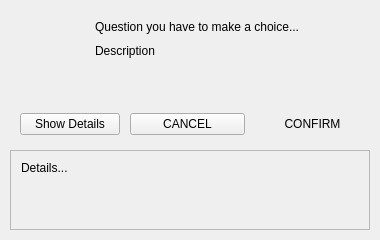
<?xml version="1.0" encoding="UTF-8"?>
<ui version="4.0">
 <class>MessageBoxQuestion</class>
 <widget class="QDialog" name="MessageBoxQuestion">
  <property name="geometry">
   <rect>
    <x>0</x>
    <y>0</y>
    <width>380</width>
    <height>240</height>
   </rect>
  </property>
  <property name="sizePolicy">
   <sizepolicy hsizetype="Fixed" vsizetype="Fixed">
    <horstretch>0</horstretch>
    <verstretch>0</verstretch>
   </sizepolicy>
  </property>
  <property name="windowTitle">
   <string>Title</string>
  </property>
  <layout class="QVBoxLayout" name="verticalLayout">
   <property name="spacing">
    <number>0</number>
   </property>
   <property name="leftMargin">
    <number>0</number>
   </property>
   <property name="topMargin">
    <number>0</number>
   </property>
   <property name="rightMargin">
    <number>0</number>
   </property>
   <property name="bottomMargin">
    <number>0</number>
   </property>
   <item>
    <widget class="QWidget" name="verticalWidget" native="true">
     <property name="minimumSize">
      <size>
       <width>0</width>
       <height>0</height>
      </size>
     </property>
     <layout class="QHBoxLayout" name="horizontalLayout_2">
      <property name="spacing">
       <number>20</number>
      </property>
      <property name="leftMargin">
       <number>20</number>
      </property>
      <property name="topMargin">
       <number>20</number>
      </property>
      <property name="rightMargin">
       <number>20</number>
      </property>
      <property name="bottomMargin">
       <number>20</number>
      </property>
      <item alignment="Qt::AlignLeft|Qt::AlignTop">
       <widget class="QLabel" name="labelIcon">
        <property name="minimumSize">
         <size>
          <width>55</width>
          <height>55</height>
         </size>
        </property>
        <property name="maximumSize">
         <size>
          <width>55</width>
          <height>55</height>
         </size>
        </property>
        <property name="text">
         <string/>
        </property>
        <property name="pixmap">
         <pixmap resource="armory.qrc">:/resources/notification_question.png</pixmap>
        </property>
        <property name="scaledContents">
         <bool>false</bool>
        </property>
        <property name="alignment">
         <set>Qt::AlignHCenter|Qt::AlignTop</set>
        </property>
       </widget>
      </item>
      <item>
       <widget class="QWidget" name="verticalWidget1" native="true">
        <property name="sizePolicy">
         <sizepolicy hsizetype="Expanding" vsizetype="Preferred">
          <horstretch>0</horstretch>
          <verstretch>0</verstretch>
         </sizepolicy>
        </property>
        <layout class="QVBoxLayout" name="verticalLayout_2">
         <property name="spacing">
          <number>10</number>
         </property>
         <property name="leftMargin">
          <number>0</number>
         </property>
         <property name="topMargin">
          <number>0</number>
         </property>
         <property name="rightMargin">
          <number>0</number>
         </property>
         <property name="bottomMargin">
          <number>0</number>
         </property>
         <item alignment="Qt::AlignTop">
          <widget class="QLabel" name="labelText">
           <property name="sizePolicy">
            <sizepolicy hsizetype="Preferred" vsizetype="Expanding">
             <horstretch>0</horstretch>
             <verstretch>0</verstretch>
            </sizepolicy>
           </property>
           <property name="maximumSize">
            <size>
             <width>16777215</width>
             <height>16777215</height>
            </size>
           </property>
           <property name="text">
            <string>Question you have to make a choice...</string>
           </property>
           <property name="alignment">
            <set>Qt::AlignLeading|Qt::AlignLeft|Qt::AlignVCenter</set>
           </property>
           <property name="wordWrap">
            <bool>false</bool>
           </property>
           <property name="statusWarningLabel" stdset="0">
            <bool>true</bool>
           </property>
           <property name="h6" stdset="0">
            <bool>true</bool>
           </property>
          </widget>
         </item>
         <item>
          <widget class="QLabel" name="labelDescription">
           <property name="sizePolicy">
            <sizepolicy hsizetype="Preferred" vsizetype="Expanding">
             <horstretch>0</horstretch>
             <verstretch>0</verstretch>
            </sizepolicy>
           </property>
           <property name="text">
            <string>Description</string>
           </property>
           <property name="alignment">
            <set>Qt::AlignLeading|Qt::AlignLeft|Qt::AlignTop</set>
           </property>
           <property name="wordWrap">
            <bool>true</bool>
           </property>
          </widget>
         </item>
        </layout>
       </widget>
      </item>
     </layout>
    </widget>
   </item>
   <item>
    <widget class="QWidget" name="widget" native="true">
     <property name="buttonBar" stdset="0">
      <bool>true</bool>
     </property>
     <layout class="QHBoxLayout" name="horizontalLayout">
      <property name="spacing">
       <number>10</number>
      </property>
      <property name="leftMargin">
       <number>20</number>
      </property>
      <property name="topMargin">
       <number>5</number>
      </property>
      <property name="rightMargin">
       <number>10</number>
      </property>
      <property name="bottomMargin">
       <number>5</number>
      </property>
      <item alignment="Qt::AlignLeft">
       <widget class="QPushButton" name="pushButtonShowDetails">
        <property name="minimumSize">
         <size>
          <width>100</width>
          <height>0</height>
         </size>
        </property>
        <property name="maximumSize">
         <size>
          <width>100</width>
          <height>16777215</height>
         </size>
        </property>
        <property name="text">
         <string>Show Details</string>
        </property>
        <property name="autoDefault">
         <bool>false</bool>
        </property>
        <property name="buttonDiscreet" stdset="0">
         <bool>true</bool>
        </property>
       </widget>
      </item>
      <item>
       <widget class="QPushButton" name="pushButtonCancel">
        <property name="sizePolicy">
         <sizepolicy hsizetype="Expanding" vsizetype="Fixed">
          <horstretch>0</horstretch>
          <verstretch>0</verstretch>
         </sizepolicy>
        </property>
        <property name="text">
         <string>CANCEL</string>
        </property>
        <property name="autoDefault">
         <bool>false</bool>
        </property>
       </widget>
      </item>
      <item>
       <widget class="QPushButton" name="pushButtonConfirm">
        <property name="sizePolicy">
         <sizepolicy hsizetype="Expanding" vsizetype="Fixed">
          <horstretch>0</horstretch>
          <verstretch>0</verstretch>
         </sizepolicy>
        </property>
        <property name="minimumSize">
         <size>
          <width>0</width>
          <height>0</height>
         </size>
        </property>
        <property name="maximumSize">
         <size>
          <width>16777215</width>
          <height>16777215</height>
         </size>
        </property>
        <property name="text">
         <string>CONFIRM</string>
        </property>
        <property name="default">
         <bool>true</bool>
        </property>
        <property name="flat">
         <bool>true</bool>
        </property>
       </widget>
      </item>
     </layout>
    </widget>
   </item>
   <item>
    <widget class="QWidget" name="verticalWidgetDetails" native="true">
     <property name="minimumSize">
      <size>
       <width>0</width>
       <height>0</height>
      </size>
     </property>
     <layout class="QVBoxLayout" name="verticalLayout_5">
      <property name="spacing">
       <number>5</number>
      </property>
      <property name="leftMargin">
       <number>10</number>
      </property>
      <property name="topMargin">
       <number>10</number>
      </property>
      <property name="rightMargin">
       <number>10</number>
      </property>
      <property name="bottomMargin">
       <number>10</number>
      </property>
      <item>
       <widget class="QScrollArea" name="scrollAreaDetails">
        <property name="sizePolicy">
         <sizepolicy hsizetype="Expanding" vsizetype="Fixed">
          <horstretch>0</horstretch>
          <verstretch>0</verstretch>
         </sizepolicy>
        </property>
        <property name="minimumSize">
         <size>
          <width>0</width>
          <height>80</height>
         </size>
        </property>
        <property name="maximumSize">
         <size>
          <width>16777215</width>
          <height>80</height>
         </size>
        </property>
        <property name="widgetResizable">
         <bool>true</bool>
        </property>
        <widget class="QWidget" name="scrollAreaWidgetContents">
         <property name="geometry">
          <rect>
           <x>0</x>
           <y>0</y>
           <width>358</width>
           <height>78</height>
          </rect>
         </property>
         <property name="minimumSize">
          <size>
           <width>0</width>
           <height>78</height>
          </size>
         </property>
         <property name="darkOverlay" stdset="0">
          <bool>true</bool>
         </property>
         <property name="well" stdset="0">
          <bool>true</bool>
         </property>
         <layout class="QVBoxLayout" name="verticalLayout_4">
          <property name="spacing">
           <number>5</number>
          </property>
          <property name="leftMargin">
           <number>10</number>
          </property>
          <property name="topMargin">
           <number>10</number>
          </property>
          <property name="rightMargin">
           <number>10</number>
          </property>
          <property name="bottomMargin">
           <number>10</number>
          </property>
          <item>
           <widget class="QLabel" name="labelDetails">
            <property name="sizePolicy">
             <sizepolicy hsizetype="Preferred" vsizetype="Expanding">
              <horstretch>0</horstretch>
              <verstretch>0</verstretch>
             </sizepolicy>
            </property>
            <property name="text">
             <string>Details...</string>
            </property>
            <property name="alignment">
             <set>Qt::AlignLeading|Qt::AlignLeft|Qt::AlignTop</set>
            </property>
            <property name="wordWrap">
             <bool>true</bool>
            </property>
            <property name="whiteLabel" stdset="0">
             <bool>false</bool>
            </property>
           </widget>
          </item>
         </layout>
        </widget>
       </widget>
      </item>
     </layout>
    </widget>
   </item>
  </layout>
 </widget>
 <resources>
  <include location="armory.qrc"/>
 </resources>
 <connections/>
</ui>
